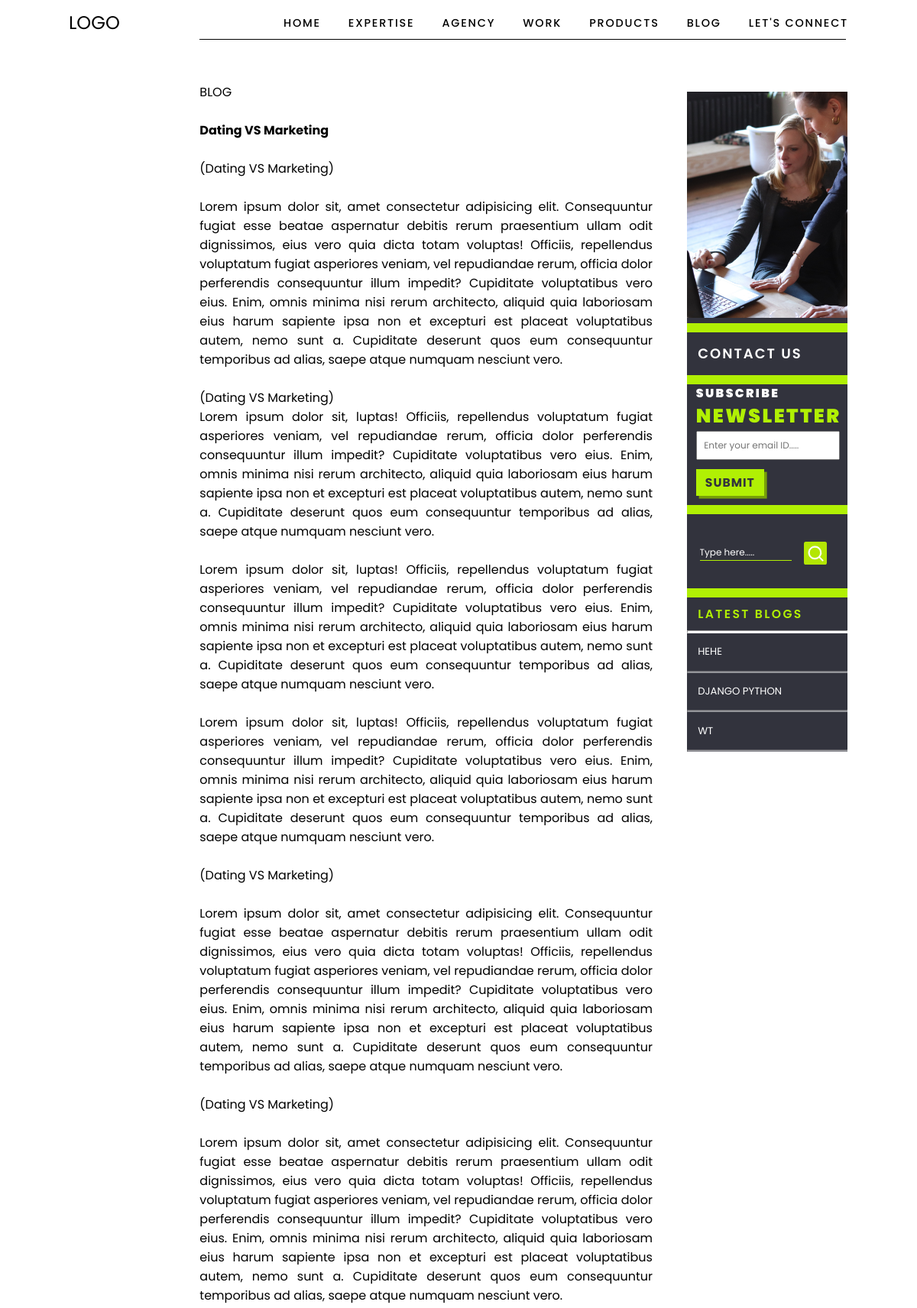
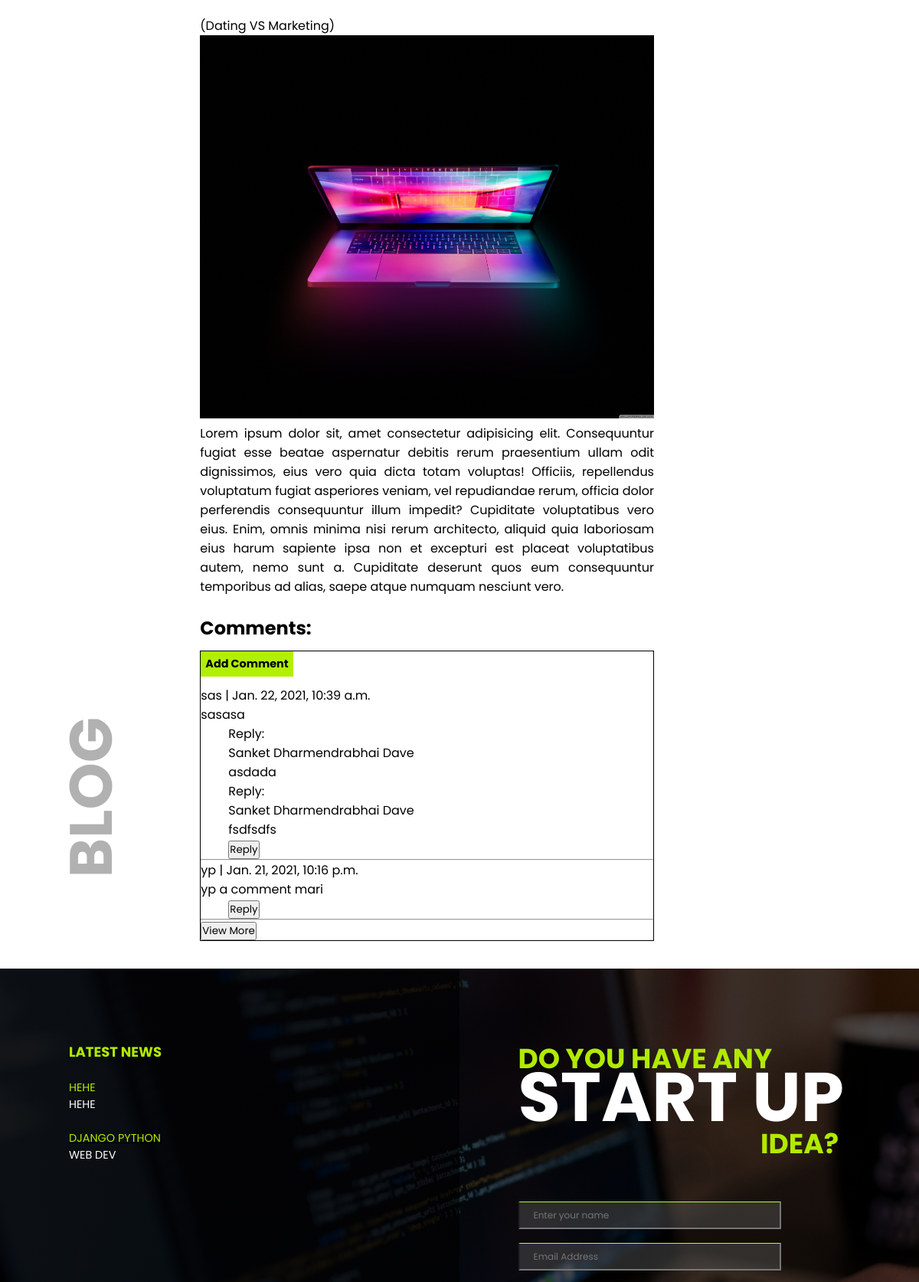
/blog/eeefe/ (upper part), run on the app's committed database (2 pictures, top to bottom).
### blog/models.py (models this page shows, shortened)
class Blog(models.Model):
    Title = models.CharField(max_length=200)
    Image = models.ImageField()
    Content = RichTextUploadingField(blank=True)
    Tag = models.CharField(max_length=200)
    imageHeading = models.CharField(max_length=220, null=True)
    Slug = models.SlugField(max_length=200, unique=True)
    Date = models.DateField(auto_now_add=True)
    class Meta:
        ordering = ('-Date', '-pk',)

class Comment(models.Model):
    Post = models.ForeignKey(
        Blog, on_delete=models.CASCADE, related_name='comments')
    Name = models.CharField(max_length=100)
    Email = models.EmailField(max_length=254)
    Body = models.TextField()
    Created = models.DateTimeField(auto_now_add=True)
    Active = models.BooleanField(default=True)
    Parent = models.ForeignKey(
        'self', on_delete=models.CASCADE, null=True, blank=True, related_name='replies')
    class Meta:
        ordering = ('-Created',)

### blog/views.py (the view, shortened to what this page needs)
# urls.py: path('blog/<slug:slug>/', BlogDetail, name='detail'),
def BlogDetail(request, slug):
    posts = Blog.objects.all()
    post = get_object_or_404(Blog, Slug=slug)
    comments = post.comments.filter(Active=True, Parent__isnull=True)
    if request.method == 'POST':
        comment_form = CommentForm(data=request.POST)
        if comment_form.is_valid():
            Parent_obj = None
            try:
                Parent_id = int(request.POST.get('Parent_id'))
            except:
                Parent_id = None
            if Parent_id:
                Parent_obj = Comment.objects.get(id=Parent_id)
                if Parent_obj:
                    reply_comment = comment_form.save(commit=False)
                    reply_comment.Parent = Parent_obj
            new_comment = comment_form.save(commit=False)
            new_comment.Post = post
            new_comment.save()
            return redirect('blog:detail', slug)
    else:
        comment_form = CommentForm()
    context = {
        'posts': posts,
        'blog': post,
        'comments': comments,
        'comment_form': comment_form,
    }
    return render(request, 'blog/blogdetail.html', context)

### blog/form.py
class CommentForm(forms.ModelForm):
    class Meta:
        model = Comment
        fields = ("Name","Email","Body")

### blog/templates/blog/blogdetail.html (shortened to what this page needs)
{% extends 'base.html' %} {% block content %} {% load tz %} {% load static %} {% load social_share %}
<!DOCTYPE html>
<html lang="en">
  <head>
    <link rel="stylesheet" href="{% static './css/blogdetail.css' %}" />
    <link rel="stylesheet" href="{% static './css/header.css' %}" />
    <link href="https://unpkg.com/aos@2.3.1/dist/aos.css" rel="stylesheet">
  </head>
  <body>
    <section class="bgs_detail">
      <div class="main_bgs">
          <div class="bgs_heading">
            <p>BLOG</p>
          </div>
          <div class="bgs_container">
            <div class="bgs_content">
              <div class="container">
                <p class="blog_content">{{ blog.Content | safe}}</p>
                <p class="comment_head">Comments:</p>
                <div class="comment_box">
                  <div class="add_comment_box">
                    <button class="fadetoggle">Add Comment</button>
                  </div>
                  <div class="commentreply_box">
                    {% for comment in comments %}
                    <div class="post_comment_bgs {% if forloop.counter > 2 %} hide_comment {% endif %}" >
                        <p>{{ comment.Name }} | {{ comment.Created}}</p>
                        {{ comment.Body | linebreaks }} {% for reply in comment.replies.all|slice:":2" %}
                        <div class="reply_div">
                          <p class="ml-5">Reply:</p>
                          <p class="ml-5">{{ reply.Name }}</p>
                          <p class="ml-5">{{ reply.Body }}</p>
                        </div>
                        {% endfor %}
                        <div class="reply_div">
                          <p>
                              <button class="reply" data-counter="{{ forloop.counter }}" type="button"data-toggle="collapse"
                              data-target="#multiCollapseExample" aria-expanded="false" aria-controls="multiCollapseExample1">Reply</button>
                          </p>
                        </div>
                        <hr>
                    </div>
                  {% empty %}
                    <h4>There is No Comments...</h4>
                    {% endfor %}
                    <button class="view_more" id="view_more">View More</button>
                  </div>
                </div>
              </div>
            </div>
          </div>
          <div class="bgs_contact">
            <div class="bgs_contact_img">
              <img src="{% static 'images/bgs_contact.png' %}" alt="" />
            </div>
            <div class="bgs_contact_contact_us">
              <h1>CONTACT US</h1>
            </div>
            <div class="bgs_contact_newsletter">
              <div class="bgs_sub_news">
                <h1 id="bgs_sub">SUBSCRIBE</h1>
                <p" id="bgs_newsl">NEWSLETTER</p>
              </div>
              <form action="" method="POST" id="blog-form">
                  <div class="bgs_mail_inp">
                    <input
                      type="email"
                      name="subscriberemail"
                      id="bgs_mail_inp"
                      placeholder="Enter your email ID....."
                    />
                  </div>
                  <div class="bgs_submit_btn">
                    <input id="bgs_sub_inp" type="submit" value="SUBMIT" />
                  </div>
              </form>
            </div>
            <div class="bgs_contact_category">
              <div class="bg_search">
                <form class="search_form" action="/search" method="GET">
                  <div class="inp">
                    <input
                      class="top_search"
                      type="text"
                      placeholder="Type here....."
                      name="q"
                    />
                  </div>
                  <div class="bgs_img_s">
                    <button class="searchbtn" type="submit">
                      <img src="{% static 'images/search.svg' %}" alt="" />
                    </button>
                  </div>
                </form>
              </div>
            </div>
            <div class="bgs_contact_latest_blog">
              <h1 id="bgs_blog_heading">LATEST BLOGS</h1>
              <hr id="bgs_line" />
              <div class="bgs_blog_info">
                {% for p in posts|slice:":3" %}
                <a href="{% url 'blog:detail' slug=p.Slug %}"
                  ><p class="news-title">{{p.Title}}</p></a
                >
                <hr class="bgs_line" />
                {% endfor %}
              </div>
            </div>
          </div>
      </div>
    </section>
  </body>
</html>
{% endblock %}

### blog/templates/base.html (shortened to what this page needs)
{% load static %}
<!DOCTYPE html>
<html lang="en">
<head>
  <link rel="stylesheet" href="{% static './css/base.css' %}" />
  <link rel="stylesheet" href="{% static './css/header.css' %}" />
  <link rel="stylesheet" href="{% static './css/contact.css' %}" />
</head>
<body>
    <div class="base_header_nav">
  <header class="header">
    <a href="/" class="text1 logo">LOGO</a>
    {% with request.resolver_match.url_name as url_name %}
    <ul class="menu menu1">
      <li class="{% if url_name == 'home' %} active {% endif %}"><a class="text1 home "
          href="/">HOME</a></li>
      <li class="{% if url_name == 'expertise' %} active {% endif %}"><a class="text1 expertise"
          href="/expertise/digital_marketing">EXPERTISE</a></li>
      <li class="{% if url_name == 'agency' %} active {% endif %}"><a class="text1 agency"
          href="/agency">AGENCY</a></li>
      <li class="{% if url_name == 'portfolio' %} active {% endif %}"><a class="text1 portfolio"
          href="/portfolio/photography">WORK</a></li>
      <li class="{% if url_name == 'products' %} active1 {% endif %}"><a class="text1" href="/products">PRODUCTS</a></li>
      <li class="{% if url_name == 'post' %} active {% endif %}"><a class="text1 post"
          href="{%  url 'blog:post' %}">BLOG</a></li>
      <li class="{% if url_name == 'letsconnect' %} active {% endif %}"><a class="text1 connect"
          href="/letsconnect">LET'S CONNECT</a></li>
    </ul>
    {% endwith %}
    <hr class="hrline">
</header>
</div>
    {% block content %}
    {% endblock %}
    <div class="base_contact">
    <section class="contact" id="connect">
      <div class="container1">
      <div class="left1">
          <div class="news">
          <h6>LATEST NEWS</h6>
          <br>
            {% for p in posts|slice:":2" %}
                <a href="{% url 'blog:detail' slug=p.Slug %}"><p class="news-title">{{p.Title}}</p></a>
                <p>{{p.Tag}}</p>
                <br>
            {% endfor %}
          </div>
      </div>
      <div class="right1">
          <div class="contactform">
          <div class="contacttext">
              <h2 id="head1">DO YOU HAVE ANY </h2>
              <h2 id="head2">START UP</h2>
              <h2 id="head3">IDEA?</h2>
          </div>
          <div class="contactin">
              <form action="/contact-me/" method="POST" id="contact-form">
              <input type="text" name='name' placeholder="Enter your name"><br>
              <input type="email" name='email' placeholder="Email Address"><br>
              <input type="phone" name='phone' placeholder="Mobile Number"><br>
              <input type="text" name='message' placeholder="Query"><br>
              </form>
          </div>
          </div>
      </div>
      </div>
  </section>
</div>
</body>
</html>

### static/css/base.css (style rules this page uses)
* { margin: 0%; padding: 0%; font-family: "Poppins", sans-serif; scroll-behavior: smooth; }
a { color: black; }
.base_header_nav { width: 85%; margin-left: auto; margin-right: auto; }
.header { position: absolute; width: 87%; z-index: 10000; }
.header ul { margin: 0; padding: 0; padding-right: 2vw; list-style: none; overflow: hidden; }
.header ul li { margin-top: 1.7vw; }
.header li a { display: block; text-decoration: none; text-align: center; font-size: 1.2vw; font-weight: 500; margin-left: 3vw; letter-spacing: 1.8px; }
.header .logo { display: block; float: left; font-size: 2vw; padding: 1vw 1vw; text-decoration: none; }
.header .menu { clear: both; max-height: 0; transition: max-height 0.2s ease-out; }
.hrline { position: absolute; width: 81%; top: 108%; right: 2.6%; text-align: right; height: 0.1vw; background-color: black; border: none; }
@media (min-width: 1085px) { .header li { float: left; } }
@media (min-width: 1085px) { .header li a { float: right; font-weight: 500; padding: 0vw 0vw; } }
@media (min-width: 1085px) { .header .menu1 { clear: none; float: right; max-height: none; } }
@media (min-width: 1085px) { .header .logo { margin-top: 1vw; padding: 0vw 0vw; } }

### static/css/contact.css (style rules this page uses)
.contact { background-image: url("/static/images/img3.jpeg"); background-size: cover; overflow: hidden; }
.contact .container1 { display: grid; width: 100%; height: auto; grid-template-columns: 1fr 1fr; grid-template-rows: 1fr; grid-template-areas: "left1 right1"; padding-top: auto; padding-bottom: auto; }
.contact .container1 .left1 { display: grid; color: white; background: linear-gradient(rgba(0, 0, 0, 0.9), rgba(0, 0, 0, 0.9)); height: 100vh; display: grid; grid-template-columns: 45% 45%; grid-template-rows: 45% 45%; grid-template-areas: "news auto" "expfoot contfoot"; padding-top: 6vw; padding-left: 15%; justify-content: space-between; object-fit: contain; }
.contact .container1 .left1 h6 { position: relative; font-size: 1.5vw; color: rgb(177, 234, 0); margin-top: 10%; }
.news { font-size: 1.2vw; grid-area: news; }
.news .news-title { color: rgb(177, 234, 0); line-height: 2vw; }
.contactform { margin-left: 15%; }
.contact .container1 .right1 { background: linear-gradient(rgba(0, 0, 0, 0.7), rgba(0, 0, 0, 0.7)); }
.right1 { object-fit: contain; padding-top: 6vw; padding-right: 15%; }
.right1 .contacttext #head1 { position: relative; color: rgb(177, 234, 0); font-size: 3vw; margin-top: 1.5vw; margin-bottom: -3.7vw; }
.right1 .contacttext #head2 { position: relative; color: white; font-size: 7.5vw; margin-bottom: -2vw; }
.right1 .contacttext #head3 { position: relative; color: rgb(177, 234, 0); font-size: 3vw; margin-left: 73%; margin-top: -8%; }
.right1 .contactin { position: relative; margin-top: 4vw; }
.right1 .contactin input { width: 70%; font-size: 1.2vw; outline: none; color: white; padding: 0.5vw 1.5vw; margin-bottom: 1.5vw; border-top: 1px solid greenyellow; background: linear-gradient(rgba(87, 87, 87, 0.45), rgba(87, 87, 87, 0.45)); }
.right1 .contactin input::placeholder { font-size: 1vw; }

### data on the page
Blog: Content "BLOG Dating VS Marketing (Dating VS Marketing) Lorem ipsum dolor sit, amet consectetur adipisicing elit. Consequuntur fugiat esse beatae aspernatur debitis rerum praesentium ullam odit dignissimos, eius vero quia dicta totam voluptas! Officiis, repellendus voluptatum fugiat asperiores veniam, vel repudiandae rerum, officia dolor perferendis consequuntur illum impedit? Cupiditate voluptatibus vero eius. Enim, omnis minima nisi rerum architecto, aliquid quia laboriosam eius harum sapiente ipsa non et excepturi est placeat voluptatibus autem, nemo sunt a. Cupiditate deserunt quos eum consequuntur temporibus ad alias, saepe atque numquam nesciunt vero. (Dating VS Marketing) Lorem ipsum dolor…", Content (picture), Title "HEHE", Tag "HEHE"
Comment: Name "sas", Created "Jan. 22, 2021, 10:39 a.m.", Body "sasasa"
Comment: Name "Sanket Dharmendrabhai Dave", Body "asdada"
Comment: Name "Sanket Dharmendrabhai Dave", Body "fsdfsdfs"
Comment: Name "yp", Created "Jan. 21, 2021, 10:16 p.m.", Body "yp a comment mari"
Blog: Title "DJANGO PYTHON", Tag "WEB DEV"
Blog: Title "WT"
